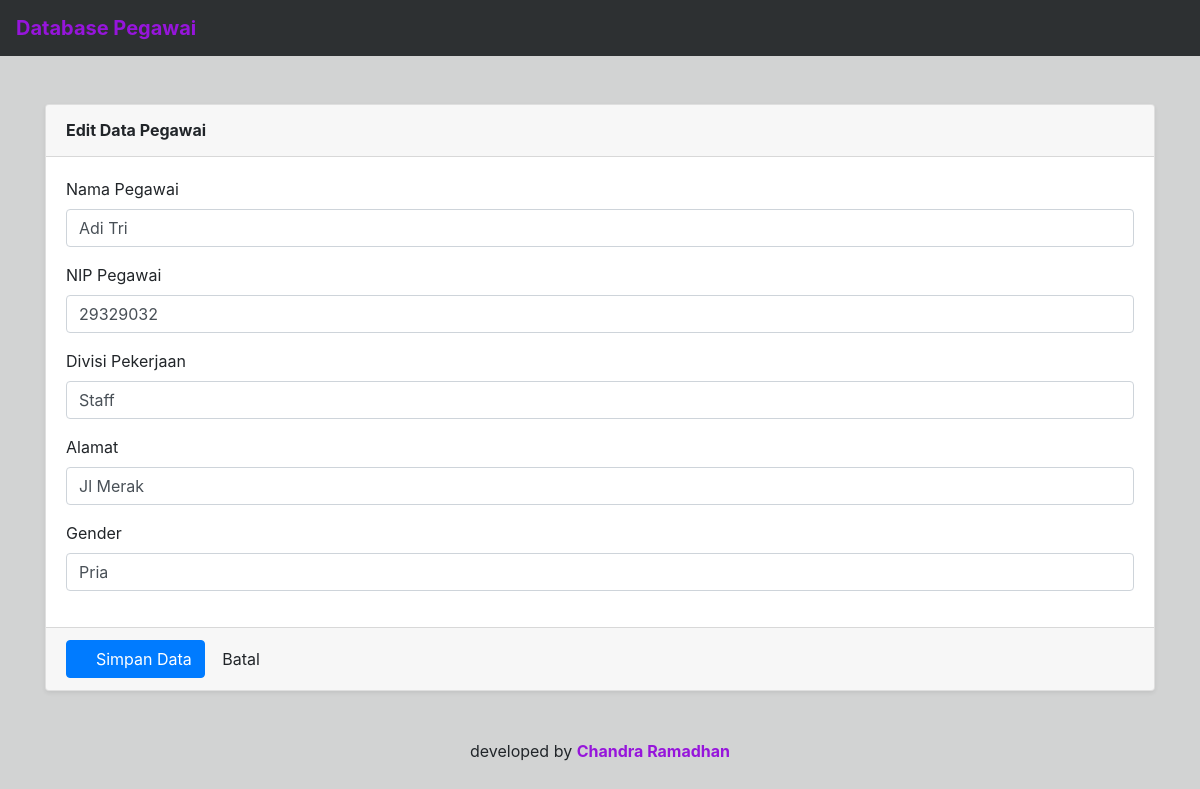
/editdata/8, run on the app's committed database.
### simplecrud/models.py (models this page shows)
class Crudsimple(models.Model):
    id = models.IntegerField()
    id = models.AutoField(primary_key=True)
    nama = models.CharField(max_length=50)
    nip = models.IntegerField()
    divisi = models.CharField(max_length=50)
    alamat = models.CharField(max_length=50)
    gender = models.CharField(max_length=50)
    class Meta:
        db_table = "simplecrud"

### simplecrud/views.py (the view)
# urls.py: path('editdata/<int:id>',views.editdata),
def editdata(request, id):
    return render(request, "editdata.html", {'editdatanya':Crudsimple.objects.get(id=id)})

### simplecrud/templates/editdata.html (shortened to what this page needs)
<!DOCTYPE html>
<html lang="en">
<head>
  <nav class="navbar navbar-light justify-content-between" style="background-color: #2d3032;">
    <a href="/" class="navbar-brand m-0 font-weight-bold" style="color: #9615db;">Database Pegawai</a>
  </nav>
  {% load static %}
  <link href="{% static 'fontawesome-free/css/all.min.css' %}" rel="stylesheet" type="text/css">
  <link href="{% static 'bootstrap/css/bootstrap.min.css' %}" rel="stylesheet">
</head>
<body style="background-color:#d2d3d3">
  <br> </br>
  <div class="container">
    <form method="POST" action="/updatedata/{{ editdatanya.id }}">
      <div class="card shadow-sm mb-4">
        <div class="card-header py-3">
          <h6 class="m-0 font-weight-bold">Edit Data Pegawai</h6>
        </div>
        <div class="card-body">
          <label>Nama Pegawai</label>
          <div class="form-group">
            <input type="text" class="form-control form-control-user" placeholder="Masukkan Nama Pegawai" name="nama"
              id="id_nama" value="{{ editdatanya.nama }}">
          </div>
          <label>NIP Pegawai</label>
          <div class="form-group">
            <input type="text" class="form-control form-control-user" placeholder="Masukkan NIP Pegawai" name="nip"
              id="id_nip" value="{{ editdatanya.nip }}" maxlength="11">
          </div>
          <label>Divisi Pekerjaan</label>
          <div class="form-group">
            <input type="text" class="form-control form-control-user" placeholder="Masukkan Divisi Pekerjaan"
              name="divisi" id="id_divisi" value="{{ editdatanya.divisi }}">
          </div>
          <label>Alamat</label>
          <div class="form-group">
            <input type="text" class="form-control form-control-user" placeholder="Masukkan Asal Alamat Pegawai"
              name="alamat" id="id_alamat" value="{{ editdatanya.alamat }}">
          </div>
          <label>Gender</label>
          <div class="form-group">
            <input type="text" class="form-control form-control-user" placeholder="Masukkan Jenis Kelamin Pegawai"
              name="gender" id="id_gender" value="{{ editdatanya.gender }}">
          </div>
        </div>
        <div class="card-footer">
          <button type="submit" class="btn btn-primary"><i class="fa fa-save"></i> Simpan Data</button>
          <a href="/" class="btn btn-default">Batal</a>
        </div>
      </div>
    </form>
    <footer class="mt-5 mb-3">
      <div class="container my-auto">
        <div class="text-center my-auto">
          <span>developed by <a href="https://github.com/chandrakes" target="_blank" style="color: #9615db;"><b>Chandra Ramadhan</b><a></span>
        </div>
      </div>
    </footer>
  </div>
</body>
</html>

### data on the page
Crudsimple: nama "Adi Tri", nip "29329032", divisi "Staff", alamat "Jl Merak", gender "Pria"
